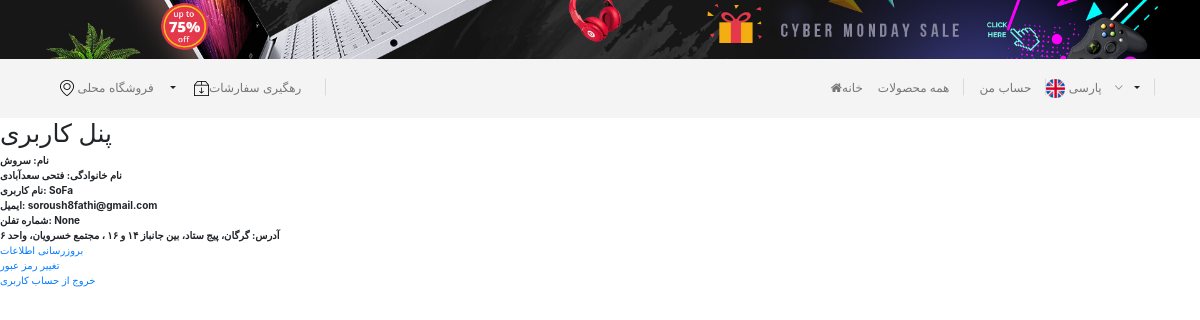
Page /account/dashboard/ (signed in) on the committed database.
### account/models.py (models this page shows, shortened)
class Profile(models.Model):
    user = models.OneToOneField(User, on_delete=models.CASCADE)
    phone = PhoneField(null=True, blank=True)
    address = models.TextField(max_length=400, null=True, blank=True)

### account/views.py (the view)
# urls.py: path('dashboard/', dashboard, name='dashboard'),
@login_required(login_url='account:login')
def dashboard(request):
    profile = Profile.objects.get(user_id=request.user.id)
    context = {'profile': profile, }
    return render(request, 'account/dashboard.html', context=context)

### account/templates/account/dashboard.html (shortened to what this page needs)
{% extends 'base.html' %}
{% block body %}
    <h1>پنل کاربری</h1>
    <table>
        <tr>
            <th>نام: {{ profile.user.first_name }}</th>
        </tr>
        <tr>
            <th>نام خانوادگی: {{ profile.user.last_name }}</th>
        </tr>
        <tr>
            <th>نام کاربری: {{ profile.user.username }}</th>
        </tr>
        <tr>
            <th>ایمیل: {{ profile.user.email }}</th>
        </tr>
        <tr>
            <th> شماره تفلن: {{ profile.phone }}</th>
        </tr>
        <tr>
            <th> آدرس: {{ profile.address }}</th>
        </tr>
    </table>
    <a href="{% url 'account:update' %}">بروزرسانی اطلاعات</a> <br/>
    <a href="{% url 'account:change-password' %}">تغییر رمز عبور</a> <br/>
    <a href="{% url 'account:logout' %}">خروج از حساب کاربری</a>
{% endblock %}

### rows in the picture
Profile: user.first_name "سروش", user.last_name "فتحی سعدآبادی", user.username "SoFa", user.email "soroush8fathi@gmail.com", phone "None", address "گرگان، پیج ستاد، بین جانباز ۱۴ و ۱۶ ، مجتمع خسرویان، واحد ۶"
